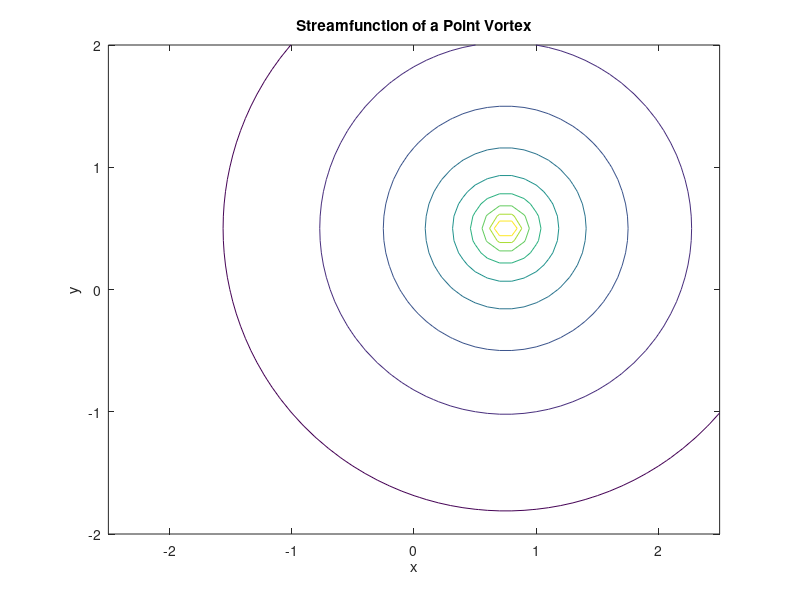

Write MATLAB code to recreate this figure.
xc = 0.75;
yc = 0.5;
Gamma = 3.0;
xmin = -2.5;
xmax = 2.5;
ymin = -2;
ymax = 2;
nx = 51;
ny = 41;
c = -0.4:0.2:1.2;

function psixy = psipv(xc, yc, Gamma, x, y)
    r_2 = (x - xc)^2 + (y - yc)^2;   % Distance from vortex center
    if r_2 == 0
        error('Field point (x, y) cannot be exactly at the vortex location (xc, yc).');
    end
    psixy = -Gamma / (4 * pi) * log(r_2);
end

% Generate grid and compute streamfunction
for i = 1:nx
    for j = 1:ny
        xm(i,j) = xmin + (i-1)*(xmax-xmin)/(nx-1);
        ym(i,j) = ymin + (j-1)*(ymax-ymin)/(ny-1);
        psi(i,j) = psipv(xc, yc, Gamma, xm(i,j), ym(i,j));
    end
end

% Plot streamfunction contours
contour(xm, ym, psi, c)  % Use transpose psi' for correct orientation
xlabel('x'), ylabel('y')
title('Streamfunction of a Point Vortex')
axis equal